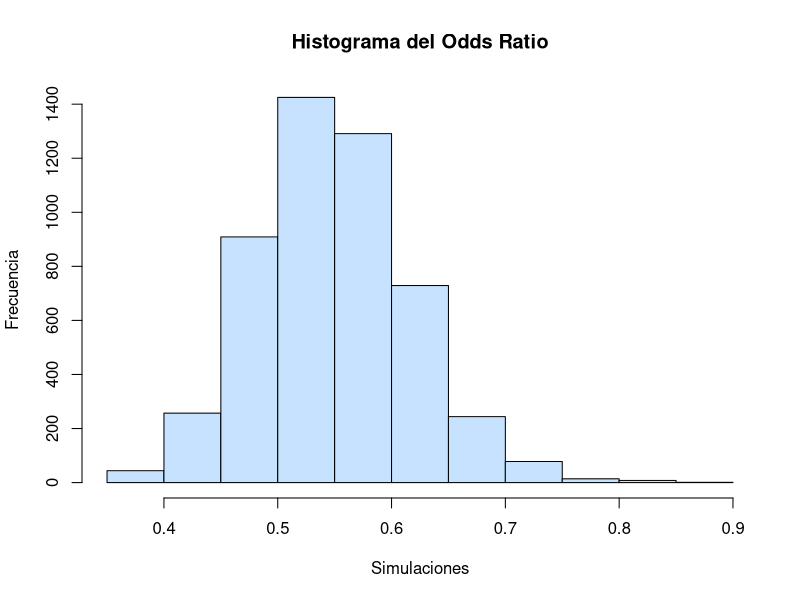
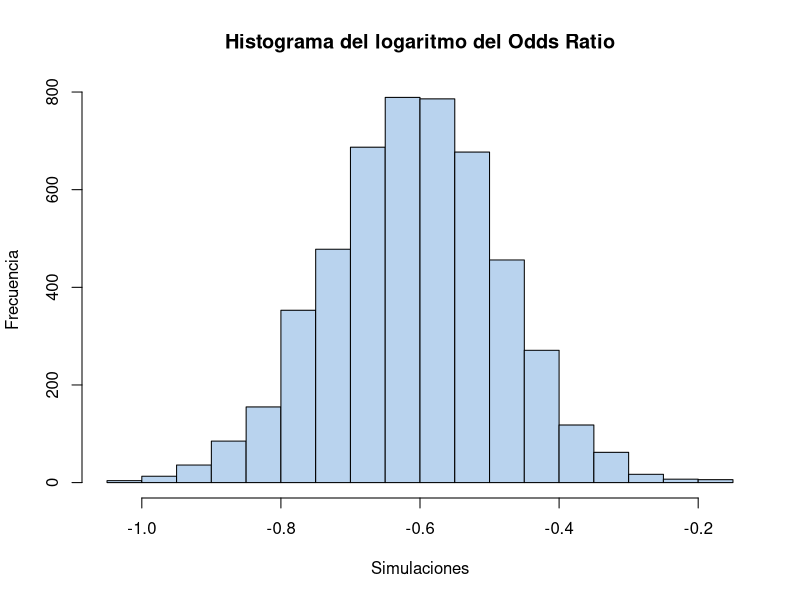

Write the R code that produced these figures, in order.
#Ejercicio 1
#Utilice los mismos números del ejemplo anterior para simular razones de odds en 
#lugar de riesgos relativos. Muestre su código. Compare los estimadores e intervalos 
#de confianza obtenidos empíricamente con el bootstrap con los obtenidos a partir de 
#la aproximación de la distribución log-normal.

library(epitools) #para poder utilizaar el método "oddsratio"
asa.tab<- matrix(c(11034-189,11037-104, 189,104),2,2) #misma matriz utilizada para el código 6
epitab(asa.tab, method="oddsratio") #estimadores e intervalos de confianza obtenidos empíricamente 
                                    #con el bootstrap


set.seed(151) #se fija una semilla de aleatorizacion para que los resultados sean reproducibles

#rbinom(5000)--> repetir 5000 veces un experimento donde contamos el número de infartos de miocardio en 2 poblaciones
tx <- rbinom(5000, 11037, 104/11037) #104 infartos de miocardio entre 11.037 personas en el grupo de tratamiento 
plac <- rbinom(5000, 11034, 189/11034) #189 casos de infato de miocardio de entre 11.034 personas en el grupo placebo.

#odds ratio: número de individuos que tienen una característica entre el número de quienes no la tienen.
o.tx<-tx/(11037-tx) #nº de personas con IM, entre el número de personas que no lo sufrieron (en el grupo de tratamiento)  
o.plac<-plac/(11034-plac) #nº de personas con IM, entre el número de personas que no lo sufrieron (en el grupo de placebo) 

or.sim <- o.tx/o.plac #se calcula el ratio de odds para cada simulación

mean(or.sim) #se obtiene una media de todos los ratios de odds obtenidos
quantile(or.sim, c(0.025, 0.975)) #los cuantiles teóricamente declaran el rango en el que se mueven los valores
sd(or.sim) #se calcula la desviación típica
hist(or.sim,main = "Histograma del Odds Ratio", xlab = "Simulaciones", ylab = "Frecuencia", col = "slategray1") #se crea un histograma 
hist(log(or.sim),main = "Histograma del logaritmo del Odds Ratio", xlab = "Simulaciones", ylab = "Frecuencia", col = "slategray2") #en este caso, al aplicar logaritmos nos aproximamos más a una distribución normal
